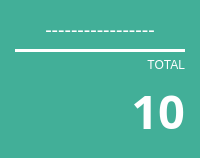
                   <widget class="QFrame" name="frame_18">
                    <property name="sizePolicy">
                     <sizepolicy hsizetype="Minimum" vsizetype="Ignored">
                      <horstretch>20</horstretch>
                      <verstretch>20</verstretch>
                     </sizepolicy>
                    </property>
                    <property name="minimumSize">
                     <size>
                      <width>178</width>
                      <height>139</height>
                     </size>
                    </property>
                    <property name="styleSheet">
                     <string notr="true">background-color: rgb(66, 175, 152);
border-radius: 10px;</string>
                    </property>
                    <property name="frameShape">
                     <enum>QFrame::StyledPanel</enum>
                    </property>
                    <property name="frameShadow">
                     <enum>QFrame::Raised</enum>
                    </property>
                    <layout class="QVBoxLayout" name="verticalLayout_15">
                     <property name="leftMargin">
                      <number>15</number>
                     </property>
                     <property name="topMargin">
                      <number>15</number>
                     </property>
                     <property name="rightMargin">
                      <number>15</number>
                     </property>
                     <property name="bottomMargin">
                      <number>15</number>
                     </property>
                     <item>
                      <widget class="QLabel" name="label_31">
                       <property name="font">
                        <font>
                         <family>Asap</family>
                         <pointsize>15</pointsize>
                         <weight>50</weight>
                         <italic>false</italic>
                         <bold>false</bold>
                        </font>
                       </property>
                       <property name="styleSheet">
                        <string notr="true">color: rgb(255, 255, 255);</string>
                       </property>
                       <property name="text">
                        <string>-----------------</string>
                       </property>
                       <property name="alignment">
                        <set>Qt::AlignCenter</set>
                       </property>
                      </widget>
                     </item>
                     <item>
                      <widget class="Line" name="line_11">
                       <property name="enabled">
                        <bool>true</bool>
                       </property>
                       <property name="styleSheet">
                        <string notr="true">background-color: rgb(255, 255, 255);</string>
                       </property>
                       <property name="orientation">
                        <enum>Qt::Horizontal</enum>
                       </property>
                      </widget>
                     </item>
                     <item>
                      <widget class="QLabel" name="label_32">
                       <property name="styleSheet">
                        <string notr="true">color: rgb(255, 255, 255);</string>
                       </property>
                       <property name="text">
                        <string>TOTAL</string>
                       </property>
                       <property name="alignment">
                        <set>Qt::AlignBottom|Qt::AlignRight|Qt::AlignTrailing</set>
                       </property>
                      </widget>
                     </item>
                     <item>
                      <layout class="QHBoxLayout" name="horizontalLayout_19">
                       <item>
                        <widget class="QPushButton" name="ButtonSobrando">
                         <property name="sizePolicy">
                          <sizepolicy hsizetype="Minimum" vsizetype="Minimum">
                           <horstretch>2</horstretch>
                           <verstretch>2</verstretch>
                          </sizepolicy>
                         </property>
                         <property name="cursor">
                          <cursorShape>PointingHandCursor</cursorShape>
                         </property>
                         <property name="styleSheet">
                          <string notr="true">background-image: url(:/barr/Grupo 131.png);
background-position:left;
background-repeat: no-repeat;
</string>
                         </property>
                        </widget>
                       </item>
                       <item>
                        <widget class="QLabel" name="labelSobrando">
                         <property name="sizePolicy">
                          <sizepolicy hsizetype="Minimum" vsizetype="Minimum">
                           <horstretch>3</horstretch>
                           <verstretch>0</verstretch>
                          </sizepolicy>
                         </property>
                         <property name="font">
                          <font>
                           <family>Segoe UI Semibold</family>
                           <pointsize>35</pointsize>
                           <weight>75</weight>
                           <bold>true</bold>
                          </font>
                         </property>
                         <property name="styleSheet">
                          <string notr="true">color: rgb(255, 255, 255);</string>
                         </property>
                         <property name="frameShadow">
                          <enum>QFrame::Plain</enum>
                         </property>
                         <property name="text">
                          <string>10</string>
                         </property>
                         <property name="textFormat">
                          <enum>Qt::AutoText</enum>
                         </property>
                         <property name="alignment">
                          <set>Qt::AlignRight|Qt::AlignTrailing|Qt::AlignVCenter</set>
                         </property>
                         <property name="margin">
                          <number>0</number>
                         </property>
                        </widget>
                       </item>
                      </layout>
                     </item>
                    </layout>
                   </widget>
